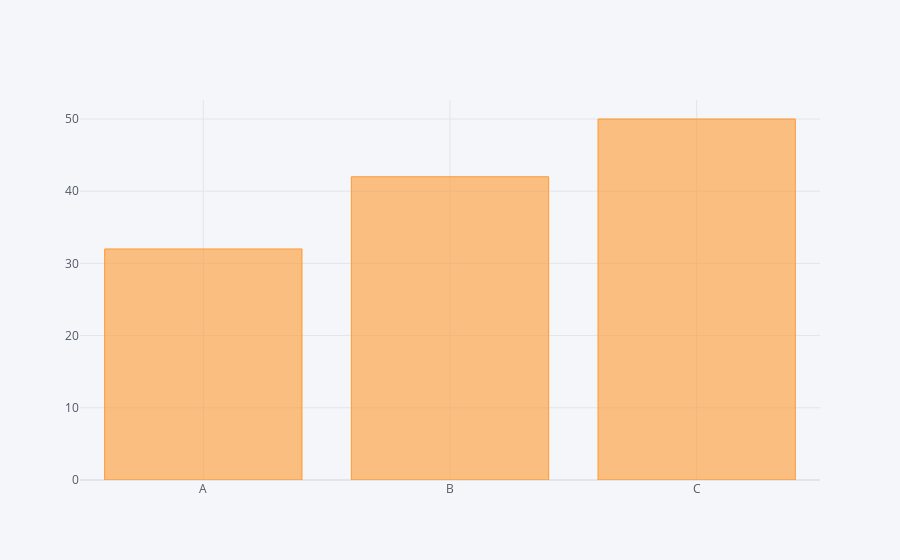

Here is the notebook cell this chart was saved with:
### Code cell
df2.iplot(kind='bar' , x='category' , y='Values')

### Figure 1 — Plotly figure (JSON) as saved in the notebook; plotly's stock layout.template omitted (floating-point values rounded to 4 significant figures)
{"data": [{"marker": {"color": "rgba(255, 153, 51, 0.6)", "line": {"color": "rgba(255, 153, 51, 1.0)", "width": 1}}, "name": "Values", "orientation": "v", "text": "", "type": "bar", "x": ["A", "B", "C"], "y": [32, 42, 50]}], "layout": {"autosize": true, "legend": {"bgcolor": "#F5F6F9", "font": {"color": "#4D5663"}}, "paper_bgcolor": "#F5F6F9", "plot_bgcolor": "#F5F6F9", "title": {"font": {"color": "#4D5663"}}, "xaxis": {"autorange": true, "gridcolor": "#E1E5ED", "range": [-0.5, 2.5], "showgrid": true, "tickfont": {"color": "#4D5663"}, "title": {"font": {"color": "#4D5663"}, "text": ""}, "type": "category", "zerolinecolor": "#E1E5ED"}, "yaxis": {"autorange": true, "gridcolor": "#E1E5ED", "range": [0, 52.63], "showgrid": true, "tickfont": {"color": "#4D5663"}, "title": {"font": {"color": "#4D5663"}, "text": ""}, "type": "linear", "zerolinecolor": "#E1E5ED"}}}
